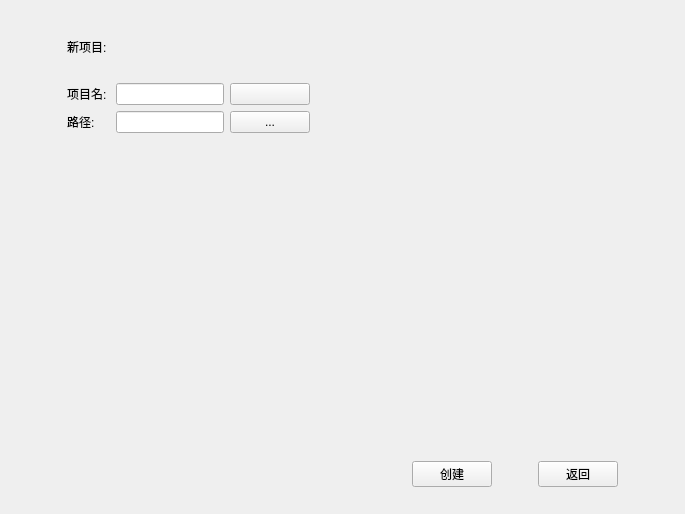
<?xml version="1.0" encoding="UTF-8"?>
<ui version="4.0">
 <class>NewProjectWidget</class>
 <widget class="QWidget" name="NewProjectWidget">
  <property name="geometry">
   <rect>
    <x>0</x>
    <y>0</y>
    <width>685</width>
    <height>514</height>
   </rect>
  </property>
  <property name="windowTitle">
   <string>Form</string>
  </property>
  <layout class="QGridLayout" name="gridLayout">
   <item row="0" column="0">
    <layout class="QVBoxLayout" name="verticalLayout_4" stretch="4,1,4,32,4">
     <property name="leftMargin">
      <number>16</number>
     </property>
     <property name="topMargin">
      <number>16</number>
     </property>
     <property name="rightMargin">
      <number>16</number>
     </property>
     <property name="bottomMargin">
      <number>16</number>
     </property>
     <item>
      <layout class="QHBoxLayout" name="horizontalLayout_3" stretch="0,0,8">
       <item>
        <spacer name="horizontalSpacer">
         <property name="orientation">
          <enum>Qt::Horizontal</enum>
         </property>
         <property name="sizeHint" stdset="0">
          <size>
           <width>40</width>
           <height>20</height>
          </size>
         </property>
        </spacer>
       </item>
       <item>
        <widget class="QLabel" name="label">
         <property name="text">
          <string>新项目:</string>
         </property>
        </widget>
       </item>
       <item>
        <spacer name="horizontalSpacer_2">
         <property name="orientation">
          <enum>Qt::Horizontal</enum>
         </property>
         <property name="sizeHint" stdset="0">
          <size>
           <width>40</width>
           <height>20</height>
          </size>
         </property>
        </spacer>
       </item>
      </layout>
     </item>
     <item>
      <spacer name="verticalSpacer">
       <property name="orientation">
        <enum>Qt::Vertical</enum>
       </property>
       <property name="sizeHint" stdset="0">
        <size>
         <width>20</width>
         <height>40</height>
        </size>
       </property>
      </spacer>
     </item>
     <item>
      <layout class="QHBoxLayout" name="horizontalLayout_5" stretch="0,0,8">
       <item>
        <spacer name="horizontalSpacer_6">
         <property name="orientation">
          <enum>Qt::Horizontal</enum>
         </property>
         <property name="sizeHint" stdset="0">
          <size>
           <width>40</width>
           <height>20</height>
          </size>
         </property>
        </spacer>
       </item>
       <item>
        <layout class="QHBoxLayout" name="horizontalLayout" stretch="1,6,1">
         <item>
          <layout class="QVBoxLayout" name="verticalLayout_2">
           <item>
            <widget class="QLabel" name="label_2">
             <property name="text">
              <string>项目名: </string>
             </property>
            </widget>
           </item>
           <item>
            <widget class="QLabel" name="label_3">
             <property name="text">
              <string>路径:</string>
             </property>
            </widget>
           </item>
          </layout>
         </item>
         <item>
          <layout class="QVBoxLayout" name="verticalLayout">
           <item>
            <widget class="QLineEdit" name="projectNameLine"/>
           </item>
           <item>
            <widget class="QLineEdit" name="projectPathLine"/>
           </item>
          </layout>
         </item>
         <item>
          <layout class="QVBoxLayout" name="verticalLayout_3">
           <item>
            <widget class="QPushButton" name="pushButton_4">
             <property name="text">
              <string/>
             </property>
            </widget>
           </item>
           <item>
            <widget class="QPushButton" name="selectPathPBtn">
             <property name="text">
              <string>...</string>
             </property>
            </widget>
           </item>
          </layout>
         </item>
        </layout>
       </item>
       <item>
        <spacer name="horizontalSpacer_7">
         <property name="orientation">
          <enum>Qt::Horizontal</enum>
         </property>
         <property name="sizeHint" stdset="0">
          <size>
           <width>40</width>
           <height>20</height>
          </size>
         </property>
        </spacer>
       </item>
      </layout>
     </item>
     <item>
      <spacer name="verticalSpacer_2">
       <property name="orientation">
        <enum>Qt::Vertical</enum>
       </property>
       <property name="sizeHint" stdset="0">
        <size>
         <width>20</width>
         <height>40</height>
        </size>
       </property>
      </spacer>
     </item>
     <item>
      <layout class="QHBoxLayout" name="horizontalLayout_4" stretch="8,0,0">
       <item>
        <spacer name="horizontalSpacer_3">
         <property name="orientation">
          <enum>Qt::Horizontal</enum>
         </property>
         <property name="sizeHint" stdset="0">
          <size>
           <width>40</width>
           <height>20</height>
          </size>
         </property>
        </spacer>
       </item>
       <item>
        <layout class="QHBoxLayout" name="horizontalLayout_2">
         <item>
          <widget class="QPushButton" name="yesPBtn">
           <property name="text">
            <string>创建</string>
           </property>
          </widget>
         </item>
         <item>
          <spacer name="horizontalSpacer_4">
           <property name="orientation">
            <enum>Qt::Horizontal</enum>
           </property>
           <property name="sizeHint" stdset="0">
            <size>
             <width>40</width>
             <height>20</height>
            </size>
           </property>
          </spacer>
         </item>
         <item>
          <widget class="QPushButton" name="NoPBtn">
           <property name="text">
            <string>返回</string>
           </property>
          </widget>
         </item>
        </layout>
       </item>
       <item>
        <spacer name="horizontalSpacer_5">
         <property name="orientation">
          <enum>Qt::Horizontal</enum>
         </property>
         <property name="sizeHint" stdset="0">
          <size>
           <width>40</width>
           <height>20</height>
          </size>
         </property>
        </spacer>
       </item>
      </layout>
     </item>
    </layout>
   </item>
  </layout>
 </widget>
 <resources/>
 <connections/>
</ui>
